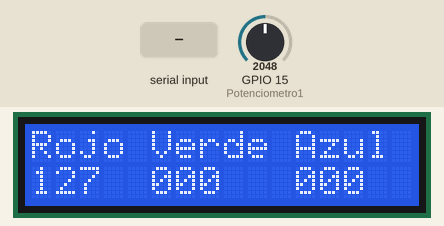
Bench run of a sketch on a simulated ESP32. Parts: 16×2 character LCD. The inputs (shaded band) are chosen by the test bench; at power-on: GPIO 15 (Potenciometro1) = 2048.

Above: at 1.2 s.
1.3 s: GPIO 15 (Potenciometro1) set to 2866
At 2.6 s:
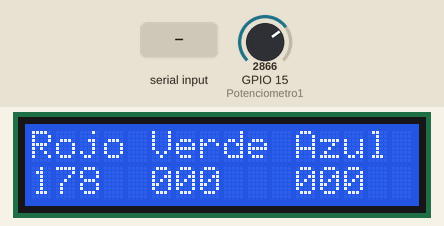
2.9 s: "1" received over the second serial link
At 3.7 s:
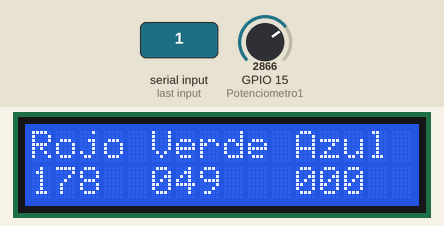
4.4 s: "0" received over the second serial link
5.9 s: GPIO 15 (Potenciometro1) set to 3603
At 6.7 s:
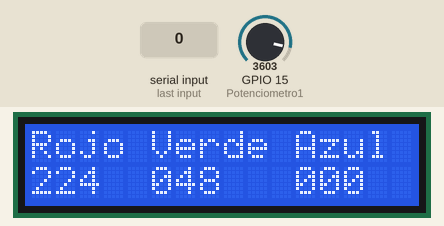
7.5 s: GPIO 15 (Potenciometro1) set to 4095
At 9.5 s:
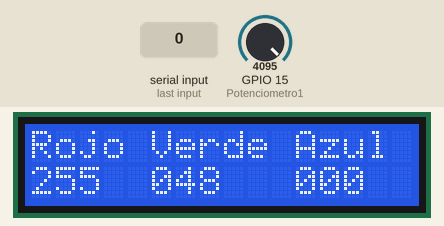
Timing chart, 0 to 10.1 s (numbered marks = the images above; inputs shaded):
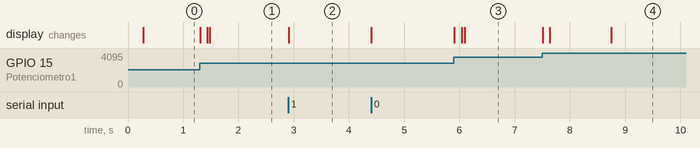

The sketch:

esp.ino
```cpp
//*****************************************************************************
// Universidad del Valle de Guatemala
// BE3015: Electrónica Digital 2
// Sofía Salguero - 19236
// Código para ESP32
//*****************************************************************************

//*****************************************************************************
//Librerias
//*****************************************************************************
#include <LiquidCrystal.h> //libreria para LCD

//*****************************************************************************
//Definicion etiquetas
//*****************************************************************************

//Potenciometros
#define Potenciometro1 15

//LCD
#define d4 14
#define d5 27
#define d6 26
#define d7 25
#define en 12 //Sincronización
#define rs 13 //Selector

//*****************************************************************************
//Prototipos de funcion
//*****************************************************************************
void emaADC(void);  //Filtro para potenciómetro
void valores(void); //Valores para desplegar en LCD
void mapeo(void);   //Mapear función de 12 a 8 bits
void uart(void);    //Conexión UART con Tiva C

//*****************************************************************************
//Varibles globales
//*****************************************************************************
int rojo = 0;   //Dato led Rojo
int verde = 0;  //Dato led Verde
int azul = 0;   //Dato led Azul

//Variables para filtro Medio Móvil Exponencial
float adcRaw1 = 0.0;     //Valor Crudo potenciómetro 1
double rojoFiltrado = 0; //S(0) = Y(0)
double alpha = 0.09;     // Factor de suavizado
float voltage = 0.0;     //Valor de voltaje filtrado

//LCD
LiquidCrystal LCD(rs, en, d4, d5, d6, d7);
uint8_t centena1, decena1, unidad1; //Led Rojo
uint8_t centena2, decena2, unidad2; //Led Verde
uint8_t centena3, decena3, unidad3; //Led Azul

//*****************************************************************************
//configuracion
//*****************************************************************************
void setup()
{
  //Configuración Serial
  Serial.begin(115200);
  Serial2.begin(115200);

  //Iniciar LCD
  LCD.begin(16, 2);
}

//*****************************************************************************
//loop principal
//*****************************************************************************
void loop()
{
  uart(); //Realizar conexión UART
  emaADC();    //Tomar valor de potenciómetro y filtrarlo
  mapeo();     //Mapear valor para 8 bits
  valores();  // Dividir valores para LCD

  //Mostrar Valores en LCD
  LCD.setCursor(0, 0);
  LCD.print("Rojo");
  LCD.setCursor(0, 1);
  LCD.print(centena1);
  LCD.print(decena1);
  LCD.print(unidad1);

  LCD.setCursor(5, 0);
  LCD.print("Verde");
  LCD.setCursor(5, 1);
  LCD.print(centena2);
  LCD.print(decena2);
  LCD.print(unidad2);

  LCD.setCursor(11, 0);
  LCD.print("Azul");
  LCD.setCursor(11, 1);
  LCD.print(centena3);
  LCD.print(decena3);
  LCD.print(unidad3);
}

//****************************************************************
// Filtro media Móvil exponencial EMA
//****************************************************************
void emaADC(void)
{
  adcRaw1 = analogRead(Potenciometro1);                              //toma valor que está midiendo el potenciometro
  rojoFiltrado = (alpha * adcRaw1) + ((1.0 - alpha) * rojoFiltrado); //filtra ese valor
}

//****************************************************************
// Función para mapear valores leido a 8 bits
//****************************************************************
void mapeo(void)
{
  rojo = map(rojoFiltrado, 0, 4095, 0, 255);
}

//****************************************************************
// Función para tomar valores y dividirlos para LCD
//****************************************************************
void valores(void)
{
  //LED Rojo
  int temp1 = rojo;
  centena1 = temp1 / 100.0;
  temp1 = temp1 - centena1 * 100.0;
  decena1 = temp1 / 10.0;
  temp1 = temp1 - decena1 * 10.0;
  unidad1 = temp1;

  //LED Verde
  int temp2 = verde;
  centena2 = temp2 / 100.0;
  temp2 = temp2 - centena2 * 100.0;
  decena2 = temp2 / 10.0;
  temp2 = temp2 - decena2 * 10.0;
  unidad2 = temp2;

  //LED Azul
  int temp3 = azul;
  centena3 = temp3 / 100.0;
  temp3 = temp3 - centena3 * 100.0;
  decena3 = temp3 / 10.0;
  temp3 = temp3 - decena3 * 10.0;
  unidad3 = temp3;
}

//****************************************************************
// Conexión UART con Tiva C
//****************************************************************
void uart(void)
{
  while (Serial2.available() > 0) //Mira si hay algo en el buffer
  {
    Serial2.write(rojo); //Escribe en UART2 el valor del led Rojo
    verde = Serial2.read(); //Lee el valor del led verde en UART2
    //No logré que también leyera el led azul :(
  }
}
```

Measured:
- after the input at 1.3 s, the display: first changes at once (image 1 shows a later state)
- after the input at 2.9 s, the display: changes at once (image 2)
- after the input at 5.9 s, the display: first changes at once (image 3 shows a later state)
- after the input at 7.5 s, the display: first changes at once (image 4 shows a later state)
